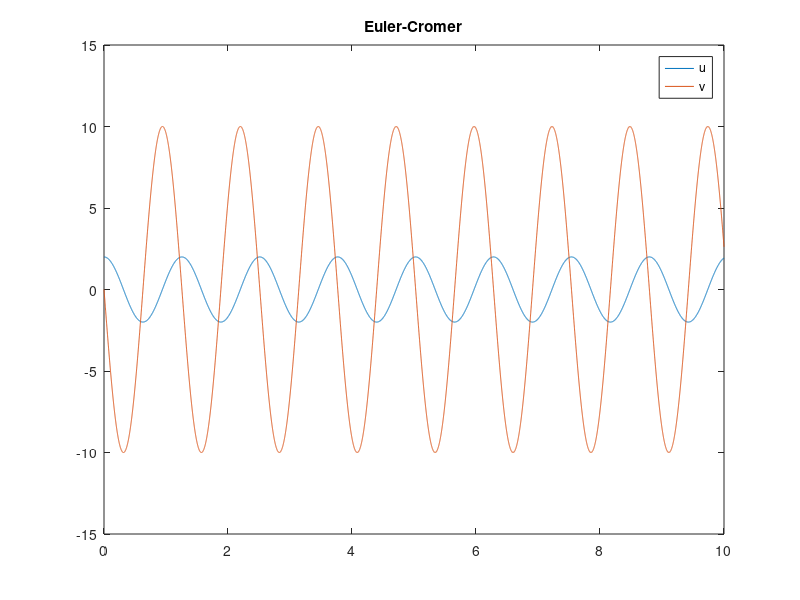

Write the MATLAB code that produced this figure. (Note: this script raises an error after producing the figure.)
dt=0.001;
T_end=10;
t=0:dt:T_end;
omega=5;
N_t=length(t)-1;
u = zeros(N_t+1,1);
v = zeros(N_t+1,1);
% Initial condition
u(1) = 2;
v(1) = 0;
% Step equations forward in time
for n = 1:N_t
    v(n+1) = v(n) - dt*omega^2*u(n);
    u(n+1) = u(n) + dt*v(n+1);
end
figure
plot(t,u)
hold on
plot(t,v)
legend('u','v')
title('Euler-Cromer')

[E_k,E_p]=osc_energy(u, v, omega);
E_bal=E_k+E_p;

figure
plot(t,E_bal);
title('Energy balance')